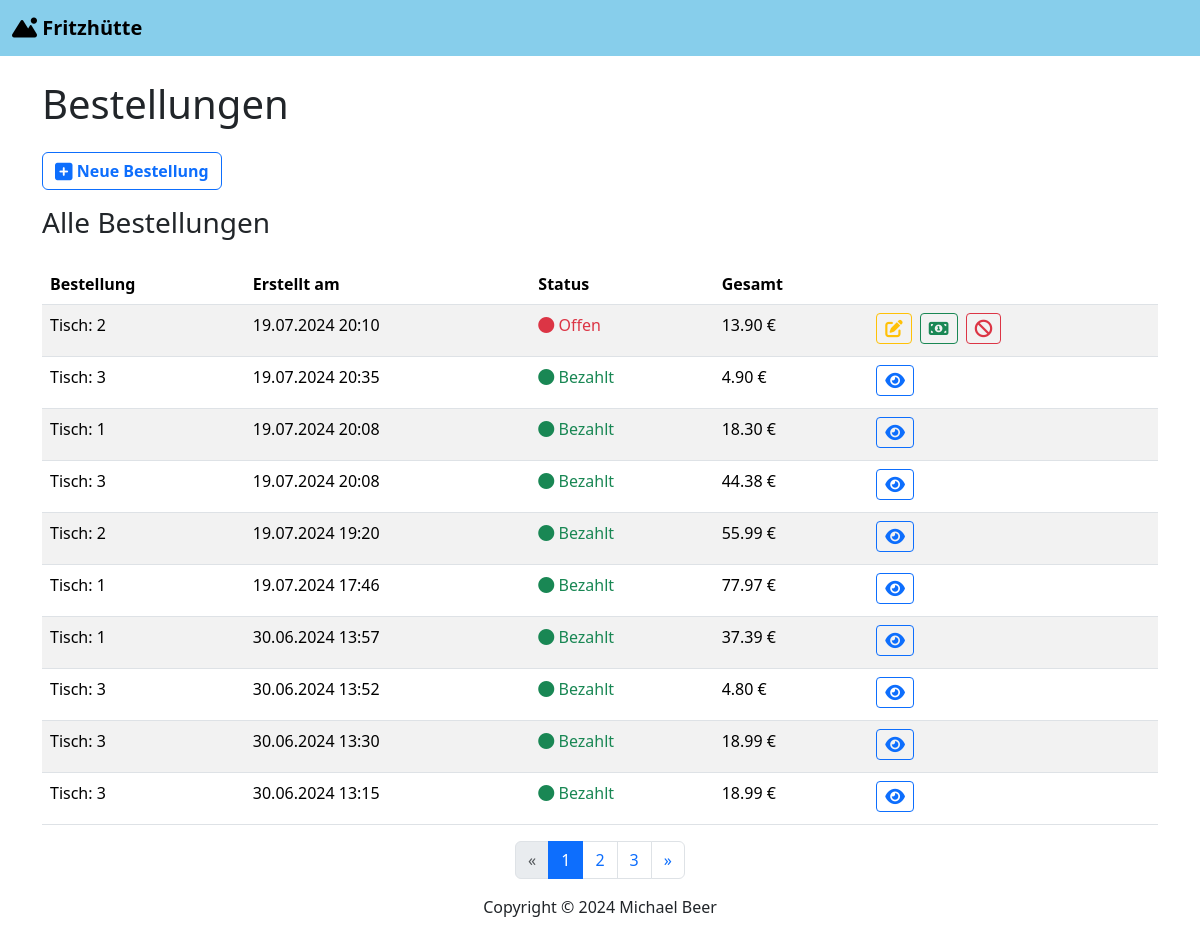
/orders/, run on an earlier commit of the app's database.
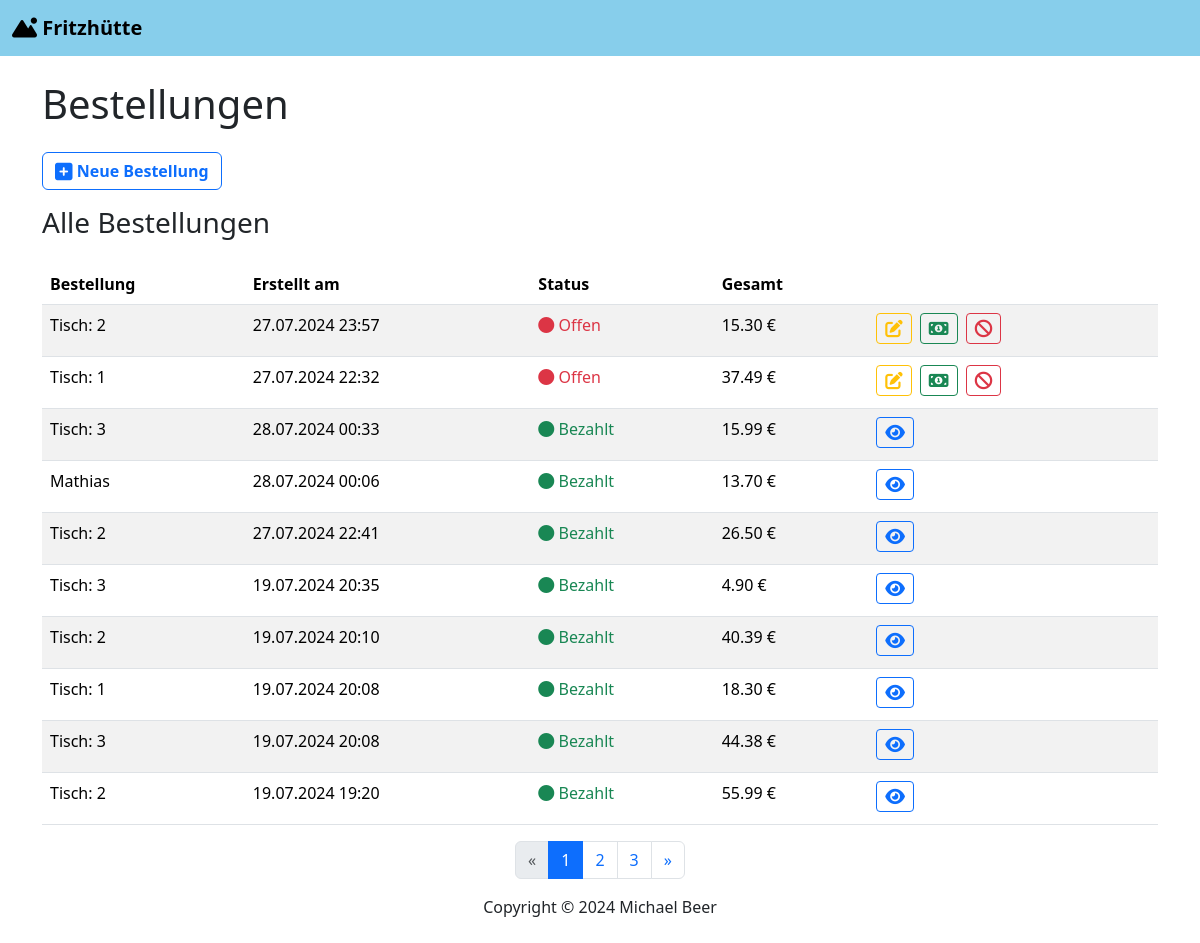
And on a later commit of the database.
### orders/models.py (models this page shows, shortened)
class Order(models.Model):
    table = models.ForeignKey(OrderTable, on_delete=models.CASCADE, null=True, blank=True)
    customer = models.ForeignKey(Customer, on_delete=models.CASCADE, null=True, blank=True)
    items = models.ManyToManyField('OrderItem')
    total_price = models.DecimalField(max_digits=10, decimal_places=2, default=0)
    tip = models.DecimalField(max_digits=10, decimal_places=2, default=0)
    created_at = models.DateTimeField(auto_now_add=True)
    paid = models.BooleanField(default=False)
    canceled = models.BooleanField(default=False)
    class Meta:
        permissions = [
            ("can_cancel_order", "Can cancel order"),
        ]

class OrderTable(models.Model):
    number_of_table = models.IntegerField(unique=True)

class Customer(models.Model):
    name = models.CharField(max_length=255)

### orders/views.py (the view)
# urls.py: path('', views.order_index, name='order_index'),
def order_index(request):
    order_list = Order.objects.annotate(
        status_order=Case(
            When(paid=False, canceled=False, then=Value(1)),
            When(canceled=True, then=Value(2)),
            When(paid=True, then=Value(3)),
            default=Value(4),
            output_field=IntegerField(),
        )
    ).order_by('status_order', '-created_at')
    paginator = Paginator(order_list, 10)  # 10 Bestellungen pro Seite
    page_number = request.GET.get('page')
    page_obj = paginator.get_page(page_number)
    return render(request, 'orders/index.html', {'page_obj': page_obj})

### orders/templates/orders/index.html (shortened to what the changed rows need)
{% extends "base.html" %}
{% block body %}
<div class="container mt-4">
  <div class="row">
    <div class="col-12">
      <h1>Bestellungen</h1>
    </div>
    {% if page_obj %}
        <div class="table-responsive">
            <table class="table table-striped table-hover">
                <thead>
                    <tr>
                        <th scope="col">Bestellung</th>
                        <th scope="col">Erstellt am</th>
                        <th scope="col">Status</th>
                        <th scope="col">Gesamt</th>
                        <th scope="col"></th>
                    </tr>
                </thead>
                <tbody>
                    {% for order in page_obj %}
                        <tr>
                            <td>
                                {% if order.table %}
                                    Tisch: {{ order.table.number_of_table }}
                                {% elif order.customer %}
                                    {{ order.customer.name }}
                                {% endif %}
                            </td>
                            <td>{{ order.created_at|date:"d.m.Y H:i" }}</td>
                            <td>
                                {% if order.canceled %}
                                    <span class="text-warning">
                                        <i class="fa-solid fa-circle"></i> Storniert
                                    </span>
                                {% elif order.paid %}
                                    <span class="text-success">
                                        <i class="fa-solid fa-circle"></i> Bezahlt
                                    </span>
                                {% else %}
                                    <span class="text-danger">
                                        <i class="fa-solid fa-circle"></i> Offen
                                    </span>
                                {% endif %}
                            </td>
                            <td>{{ order.total_price|floatformat:2 }} €</td>
                            <td>
                                {% if order.paid or order.canceled %}
                                    <a class="btn btn-outline-primary btn-sm me-1 mb-1" href="{% url 'view_order' order.id %}">
                                    </a>
                                {% else %}
                                    <a class="btn btn-outline-warning btn-sm me-1 mb-1" href="{% url 'edit_order' order.id %}">
                                    </a>
                                {% endif %}
                                {% if not order.paid and not order.canceled %}
                                    <a class="btn btn-outline-success btn-sm me-1 mb-1" href="{% url 'order_summary' order.id %}">
                                    </a>
                                    <button type="button" class="btn btn-outline-danger btn-sm me-1 mb-1" data-bs-toggle="modal" data-bs-target="#cancelOrderModal{{ order.id }}">
                                    </button>
                                {% endif %}
                            </td>
                        </tr>
                    {% endfor %}
                </tbody>
            </table>
        </div>
        <div class="d-flex justify-content-center">
            <nav aria-label="Page navigation">
                <ul class="pagination">
                    {% for num in page_obj.paginator.page_range %}
                        {% if page_obj.number == num %}
                            <li class="page-item active"><a class="page-link" href="#">{{ num }}</a></li>
                        {% elif num > page_obj.number|add:'-3' and num < page_obj.number|add:'3' %}
                            <li class="page-item"><a class="page-link" href="?page={{ num }}">{{ num }}</a></li>
                        {% endif %}
                    {% endfor %}
                </ul>
            </nav>
        </div>
    {% else %}
        <div class="alert alert-primary">Keine Bestellungen gefunden.</div>
    {% endif %}
</div>
{% endblock body %}

What changed in the data, as far as the page shows it:
no longer on this page (row unchanged): Order: table.number_of_table "1", created_at "19.07.2024 17:46", canceled False (drawn), total_price "77.97"
no longer on this page (row unchanged): Order: table.number_of_table "1", created_at "30.06.2024 13:57", canceled False (drawn), total_price "37.39"
no longer on this page (row unchanged): Order: table.number_of_table "3", created_at "30.06.2024 13:52", canceled False (drawn), total_price "4.80"
no longer on this page (row unchanged): Order: table.number_of_table "3", created_at "30.06.2024 13:30", canceled False (drawn), total_price "18.99"
no longer on this page (row unchanged): Order: table.number_of_table "3", created_at "30.06.2024 13:15", canceled False (drawn), total_price "18.99"
added Order: table.number_of_table "2", created_at "27.07.2024 23:57", canceled False (drawn), total_price "15.30"
added Order: table.number_of_table "1", created_at "27.07.2024 22:32", canceled False (drawn), total_price "37.49"
added Order: table.number_of_table "3", created_at "28.07.2024 00:33", canceled False (drawn), total_price "15.99"
added Order: customer.name "Mathias", created_at "28.07.2024 00:06", canceled False (drawn), total_price "13.70"
added Order: table.number_of_table "2", created_at "27.07.2024 22:41", canceled False (drawn), total_price "26.50"
shown differently, row unchanged: Order (number 6 of 10 on the later page): moves up the list
changed Order (number 7 of 10 on the later page): total_price "13.90" → "40.39"; paid "Offen" → "Bezahlt"
